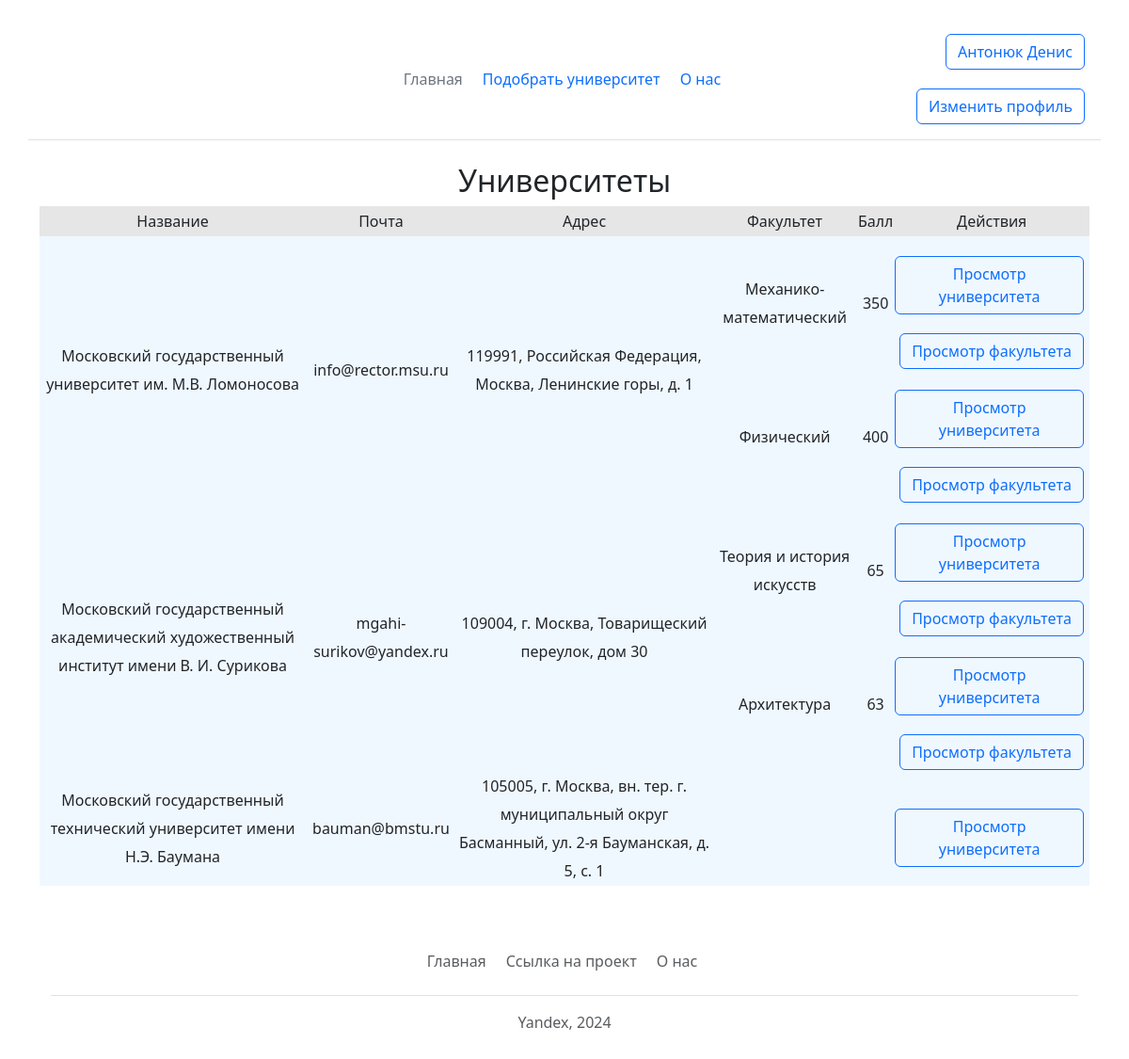
The app's page /home (signed in), older data.
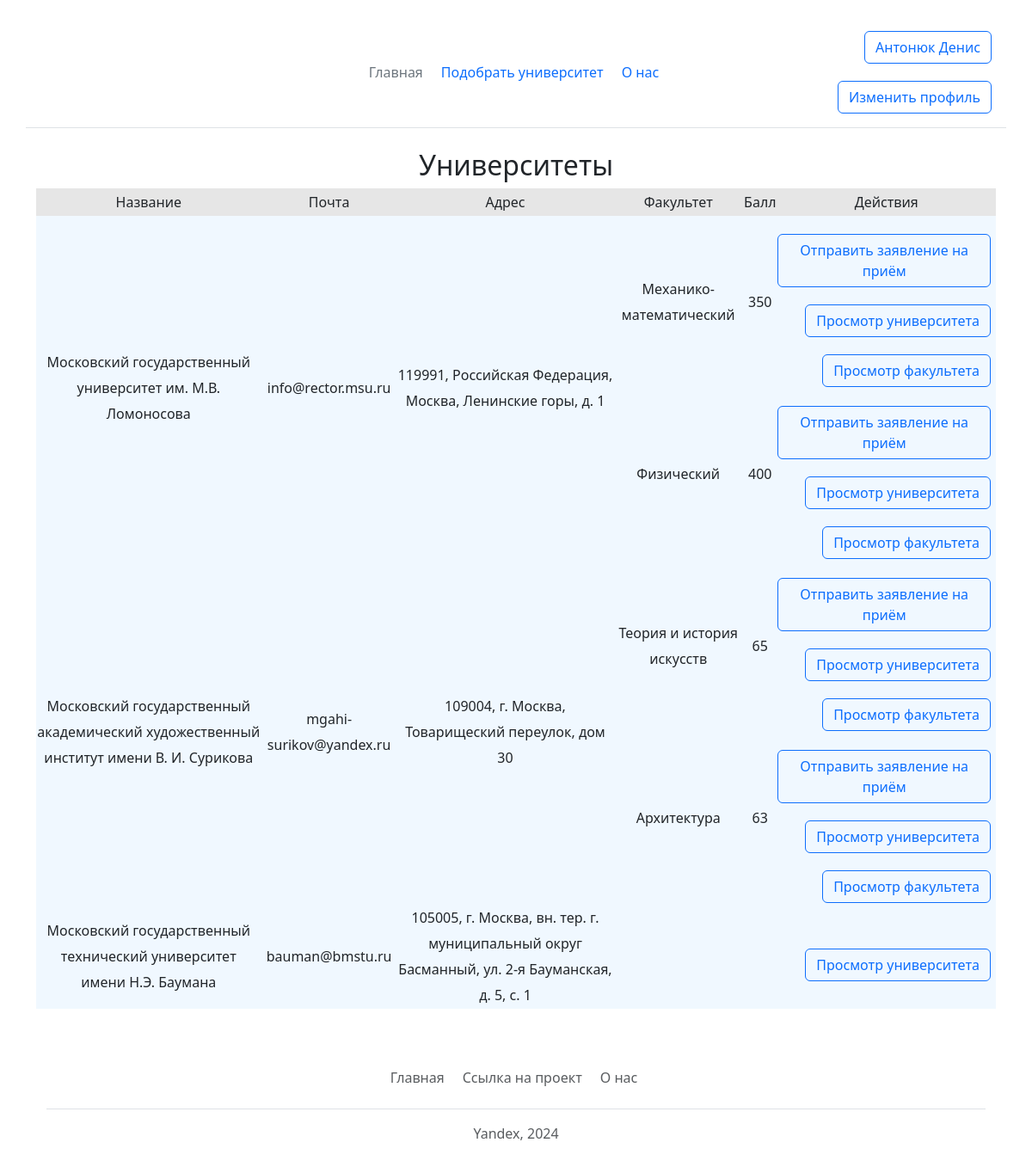
The same page, newer data.
### data/universities.py (models this page shows)
class Universities(SqlAlchemyBase, SerializerMixin):
    __tablename__ = 'universities'
    id = sqlalchemy.Column(sqlalchemy.Integer,
                           primary_key=True, autoincrement=True)
    name = sqlalchemy.Column(sqlalchemy.String, nullable=False)
    email = sqlalchemy.Column(sqlalchemy.String, index=True, unique=True, nullable=False)
    address = sqlalchemy.Column(sqlalchemy.String, nullable=False)
    deleted = sqlalchemy.Column(sqlalchemy.Boolean, default=False, nullable=False)
    faculties = relationship('Faculties')
    competitions = relationship('Competitions',
                                secondary='comp_to_university',
                                backref='universities')

### data/faculties.py (models this page shows)
class Faculties(SqlAlchemyBase, SerializerMixin):
    __tablename__ = 'faculties'
    id = sa.Column(sa.Integer,
                           primary_key=True, autoincrement=True)
    name = sa.Column(sa.String, nullable=False)
    university_id = sa.Column(sa.String, sa.ForeignKey('universities.id'), nullable=False)
    score = sa.Column(sa.Integer, nullable=True)
    fclasses = relationship(Classes, secondary='faculties_classes')

### main.py (the view)
@app.route('/')
@app.route('/home')
def works_log():
    universities = db_sess.query(Universities).filter_by(deleted=0).all()
    return render_template('mainwindow.html', title='Университеты', universities=universities)

### data/db_session.py (called while the page is built)
def create_session() -> Session:
    global __factory
    return __factory()

### main.py (called while the page is built)
@login_manager.user_loader
def load_user(user_id: int):
    db_sess = db_session.create_session()
    return db_sess.query(User).get(user_id)

### templates/mainwindow.html (shortened to what this page needs)
{% extends 'base.html' %}
{% block content %}
<main class="container form-signin w-80 m-auto">
    <h2 align="center">Университеты</h2>
        <table class="tbl">
            <tr class="mn">
                <td>Название</td>
                <td>Почта</td>
                <td>Адрес</td>
                <td>Факультет</td>
                <td>Балл</td>
                <td>Действия</td>
            </tr>
            {% for university in universities %}
            {% set faculties = university.faculties %}
            {% set f_number = faculties|length %}
            {% if f_number > 0 %}
            <tr>
                <td rowspan="{{f_number}}">{{ university.name }}</td>
                <td rowspan="{{f_number}}">{{ university.email }}</td>
                <td rowspan="{{f_number}}">{{ university.address }}</td>
                <td>{{ faculties[0].name }}</td>
                <td>{{ faculties[0].score }}</td>
                <td>
                    {% if current_user.is_authenticated and current_user.type == 2 %}
                    <a class="btn btn-outline-primary" href="/sending/{{ faculties[0].id }}">Отправить заявление на приём</a>
                    {% endif %}
                    <a class="btn btn-outline-primary" href="/universities/{{ university.id }}">Просмотр университета</a>
                    <a class="btn btn-outline-primary" href="/faculties/{{ faculties[0].id }}">Просмотр факультета</a>
                </td>
            </tr>
            {% else %}
            <tr>
                <td>{{ university.name }}</td>
                <td>{{ university.email }}</td>
                <td>{{ university.address }}</td>
                <td></td>
                <td></td>
                <td>
                    <a class="btn btn-outline-primary" href="/universities/{{ university.id }}">Просмотр университета</a>
                </td>
            </tr>
            {% endif %}
            {% for faculty in faculties %}
            {% if loop.index != 1 %}
            <tr>
                <td>{{ faculty.name }}</td>
                <td>{{ faculty.score }}</td>
                <td>
                    {% if current_user.is_authenticated and current_user.type == 2 %}
                    <a class="btn btn-outline-primary" href="/sending/{{ faculty.id }}">Отправить заявление на приём</a>
                    {% endif %}
                    <a class="btn btn-outline-primary" href="/universities/{{ university.id }}">Просмотр университета</a>
                    <a class="btn btn-outline-primary" href="/faculties/{{ faculty.id }}">Просмотр факультета</a>
                </td>
            </tr>
            {% endif %}
            {% endfor %}
            {% endfor %}
        </table>
{% endblock %}

Row changes from the older to the newer data that the page shows:
changed User "Антонюк": type empty → 2 (drawn)
shown differently, row unchanged: Universities "Московский государственный университет им. М.В. Ломоносова": now shows "Отправить заявление на приём"
shown differently, row unchanged: Faculties "Физический": now shows "Отправить заявление на приём"
shown differently, row unchanged: Universities "mgahi-surikov@yandex.ru": now shows "Отправить заявление на приём"
shown differently, row unchanged: Faculties "Архитектура": now shows "Отправить заявление на приём"
